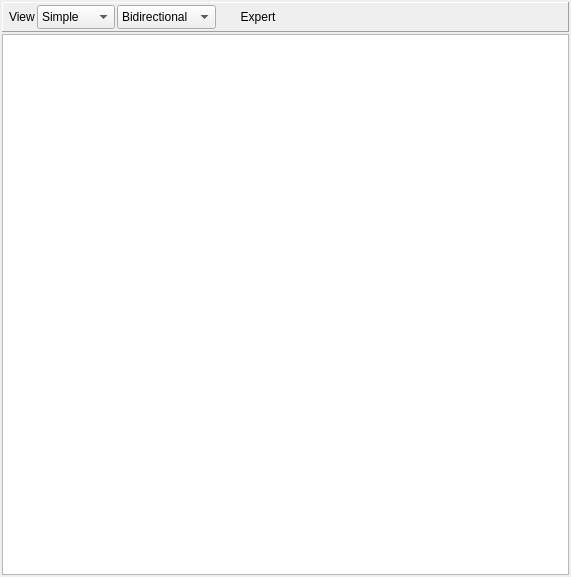
<?xml version="1.0" encoding="UTF-8"?>
<ui version="4.0">
 <class>FrameGraphViewer</class>
 <widget class="QFrame" name="FrameGraphViewer">
  <property name="geometry">
   <rect>
    <x>0</x>
    <y>0</y>
    <width>571</width>
    <height>577</height>
   </rect>
  </property>
  <property name="windowTitle">
   <string>Frame Graph</string>
  </property>
  <layout class="QVBoxLayout" name="verticalLayout">
   <property name="spacing">
    <number>2</number>
   </property>
   <property name="leftMargin">
    <number>2</number>
   </property>
   <property name="topMargin">
    <number>2</number>
   </property>
   <property name="rightMargin">
    <number>2</number>
   </property>
   <property name="bottomMargin">
    <number>2</number>
   </property>
   <item>
    <widget class="QFrame" name="toolbarFrame">
     <property name="sizePolicy">
      <sizepolicy hsizetype="Preferred" vsizetype="Minimum">
       <horstretch>0</horstretch>
       <verstretch>0</verstretch>
      </sizepolicy>
     </property>
     <property name="maximumSize">
      <size>
       <width>16777215</width>
       <height>30</height>
      </size>
     </property>
     <property name="frameShape">
      <enum>QFrame::Panel</enum>
     </property>
     <property name="frameShadow">
      <enum>QFrame::Raised</enum>
     </property>
     <layout class="QHBoxLayout" name="toolbarLayout">
      <property name="spacing">
       <number>2</number>
      </property>
      <property name="leftMargin">
       <number>6</number>
      </property>
      <property name="topMargin">
       <number>2</number>
      </property>
      <property name="rightMargin">
       <number>6</number>
      </property>
      <property name="bottomMargin">
       <number>2</number>
      </property>
      <item>
       <widget class="QLabel" name="View">
        <property name="text">
         <string>View</string>
        </property>
       </widget>
      </item>
      <item>
       <widget class="QComboBox" name="viewCBox">
        <property name="sizePolicy">
         <sizepolicy hsizetype="Preferred" vsizetype="Expanding">
          <horstretch>0</horstretch>
          <verstretch>0</verstretch>
         </sizepolicy>
        </property>
        <property name="maximumSize">
         <size>
          <width>120</width>
          <height>16777215</height>
         </size>
        </property>
        <property name="toolTip">
         <string>frame graph render mode</string>
        </property>
        <item>
         <property name="text">
          <string>Simple</string>
         </property>
        </item>
        <item>
         <property name="text">
          <string>Detailed</string>
         </property>
        </item>
        <item>
         <property name="text">
          <string>QtNodes</string>
         </property>
        </item>
       </widget>
      </item>
      <item>
       <widget class="QComboBox" name="SelectCBox">
        <property name="sizePolicy">
         <sizepolicy hsizetype="Preferred" vsizetype="Expanding">
          <horstretch>0</horstretch>
          <verstretch>0</verstretch>
         </sizepolicy>
        </property>
        <item>
         <property name="text">
          <string>Bidirectional</string>
         </property>
        </item>
        <item>
         <property name="text">
          <string>Downstream</string>
         </property>
        </item>
        <item>
         <property name="text">
          <string>Upstream</string>
         </property>
        </item>
        <item>
         <property name="text">
          <string>Single</string>
         </property>
        </item>
       </widget>
      </item>
      <item>
       <widget class="QToolButton" name="exportSvgBtn">
        <property name="sizePolicy">
         <sizepolicy hsizetype="Minimum" vsizetype="Expanding">
          <horstretch>0</horstretch>
          <verstretch>0</verstretch>
         </sizepolicy>
        </property>
        <property name="minimumSize">
         <size>
          <width>80</width>
          <height>10</height>
         </size>
        </property>
        <property name="toolTip">
         <string>export  to svg file</string>
        </property>
        <property name="text">
         <string>Expert</string>
        </property>
        <property name="icon">
         <iconset>
          <normaloff>:/save.png</normaloff>:/save.png</iconset>
        </property>
        <property name="toolButtonStyle">
         <enum>Qt::ToolButtonTextBesideIcon</enum>
        </property>
        <property name="autoRaise">
         <bool>true</bool>
        </property>
       </widget>
      </item>
      <item>
       <spacer name="toolbarSpacer">
        <property name="orientation">
         <enum>Qt::Horizontal</enum>
        </property>
        <property name="sizeHint" stdset="0">
         <size>
          <width>40</width>
          <height>20</height>
         </size>
        </property>
       </spacer>
      </item>
     </layout>
    </widget>
   </item>
   <item>
    <widget class="QStackedWidget" name="stackedWidget">
     <property name="currentIndex">
      <number>0</number>
     </property>
     <widget class="QWidget" name="page_3">
      <layout class="QVBoxLayout" name="verticalLayout_2">
       <property name="spacing">
        <number>0</number>
       </property>
       <property name="leftMargin">
        <number>0</number>
       </property>
       <property name="topMargin">
        <number>0</number>
       </property>
       <property name="rightMargin">
        <number>0</number>
       </property>
       <property name="bottomMargin">
        <number>0</number>
       </property>
       <item>
        <widget class="RDGraphicsView" name="graphicsView"/>
       </item>
      </layout>
     </widget>
     <widget class="QWidget" name="page_4">
      <layout class="QHBoxLayout" name="horizontalLayout">
       <property name="spacing">
        <number>0</number>
       </property>
       <property name="leftMargin">
        <number>0</number>
       </property>
       <property name="topMargin">
        <number>0</number>
       </property>
       <property name="rightMargin">
        <number>0</number>
       </property>
       <property name="bottomMargin">
        <number>0</number>
       </property>
      </layout>
     </widget>
    </widget>
   </item>
  </layout>
 </widget>
 <customwidgets>
  <customwidget>
   <class>RDGraphicsView</class>
   <extends>QGraphicsView</extends>
   <header>Windows/FrameGraph/scene/RDGraphicsView.h</header>
  </customwidget>
 </customwidgets>
 <resources>
  <include location="../Resources/resources.qrc"/>
 </resources>
 <connections/>
</ui>
